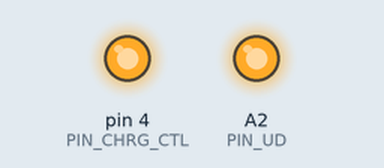
Bench run of a sketch on a simulated Arduino Uno, built with avr-gcc and run on an emulated ATmega328P. Shown: output pins drawn as LEDs (lit = HIGH). Pins used as bus, display or sensor lines are not drawn; what the sketch prints to the serial monitor is not drawn.

Above: at 0.1 s.
Timing chart, 0 to 1.6 s (numbered marks = the images above):
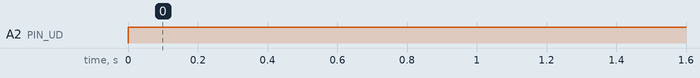

The sketch:

Digipot_Test.ino
```cpp
#include "Charge_Controller.h"

// Pin Set
const int PIN_VBAT_READ      = A0;
const int PIN_NTC            = A1;
const int PIN_UD             = A2;
const int PIN_CS             = A3;

const int PIN_SDA            = 2;
const int PIN_SCL            = 3;

const int PIN_CHRG_CTL       = 4;
const int PIN_HEAT_CTL       = 5;
const int PIN_DISCHARGE_CTL  = 6;
const int PIN_INT            = 7;
const int PIN_CLR            = 8;
const int PIN_POL            = 9;
const int PIN_SA0            = 10;
const int PIN_SA1            = 16;
const int PIN_SA2            = 14;
const int PIN_SA3            = 15;


int charge_current = 330;           // mA
double current_non_vol;             // this is the non volitile int form of curren
int charge_term_current = 50;       // mA
int EC_flag = 0;                    // end of charge flag (set high at end of charge)


Charge_Controller CC;

int counter = 31;
int direct = 1;

void setup() {
  // put your setup code here, to run once:
  CC.setup(PIN_CS, PIN_UD, PIN_CHRG_CTL, &charge_current, &current_non_vol, &charge_term_current, &EC_flag);
  Serial.begin(115200);


}

void loop() {
  if (counter < 60) {
    if (counter > 2)
      counter = counter + direct;
  } else {
    if (counter == 60)
      direct = -1;
    else
      direct = 1;
  }
  if (direct == 1) {
    CC.up();
    Serial.println("UP");
  } else {
    CC.down();
    Serial.println("Down");
  }

  delay(2000);
}
```

Charge_Controller.cpp
```cpp
#include "Charge_Controller.h"
#include "Arduino.h"

// Pin Values

// Constructor for constant current driver
Charge_Controller::Charge_Controller(){

}

void Charge_Controller::setup(int CS, int UD, int CHRG_CTL,int *I_chrg, double *current, int *I_cut, int *stat) {
  // Store pin value
  PIN_CS = CS;
  PIN_UD = UD;
  PIN_CHRG_CTL = CHRG_CTL;
  charge_current = I_chrg;
  measured_current = current;
  cutoff_current = I_cut;
  charge_status = stat;

  // Configure pins for output and set default values

  // CS setup
  pinMode(PIN_CS, OUTPUT);
  digitalWrite(PIN_CS, HIGH);
  // UD setup
  pinMode(PIN_UD, OUTPUT);
  digitalWrite(PIN_UD, HIGH);
  // MOSFET
  pinMode(PIN_CHRG_CTL, OUTPUT);
  digitalWrite(PIN_CHRG_CTL, HIGH);

  // load the default value at startup
  step_val = STEP_LOADVAL;
}

void Charge_Controller::setCurrent(int c){
  // Equations from datasheet:
  //  Ibat = (Vprog/Rprog)*1000
  //  Rprog = 1000 * Vprog/Ibat

  // Calculate the Rprog resistor value
  int res_set = (1000.0 / c) * 1000;
  // Map the calculated resistor value to nearest step of the digipot
  int stp = map(res_set, 0, POT_RESISTANCE, MIN_STEPVAL, MAX_STEPVAL);
  // Set the wiper
  wiperSet(stp);
}

void Charge_Controller::compute(){
  // If the measured current
  if (*charge_status == 1) {

    // Recalculate charge current parameters
    setCurrent(*charge_current);

    // Check if cutoff current has been reached
    if (*cutoff_current > *measured_current)
      disable();

  }
}

void Charge_Controller::enable(){
  // set status to charging
  *charge_status = 1;

  // Turn ON power to charge IC (logic is inverted (P-FET))
  digitalWrite(PIN_CHRG_CTL, LOW);
}

void Charge_Controller::disable(){
  // set status not charging
  *charge_status = 0;

  // Turn OFF power to charge IC (logic is inverted (P-FET))
  digitalWrite(PIN_CHRG_CTL, HIGH);
}

//
// Private methods used for up/down control of digipot
//

// Achives a target wiper position upsing the up/down comunications protocol
void Charge_Controller::wiperSet(int stp){
  // loop calling up or down until the desired wiper position is reached
  while (stp != step_val)
  {
    if (step_val < stp)
      up();
    else
      down();
  }
}

//
// Timing used for up control (2 us added to all timings)
//

// U/D Timings
#define tLUC 4      // U/D to CS Hold Time (us)
#define tLCUF 3     // CS to U/D Low Setup Time (us)
#define tLO 3       // U/D Low Time (us)
// CS Timings
#define tCSHI 3     // CS High Time (us)

//
// UP Control of Digipot
//
void Charge_Controller::up(){
  // Set U/D high
  digitalWrite(PIN_UD, HIGH);
  // U/D to CS Hold Time
  delayMicroseconds(tLUC);
  // Set CS low
  digitalWrite(PIN_CS, LOW);
  // CS to U/D Low Setup Time (us)
  delayMicroseconds(tLCUF);
  // Write U/D LOW
  digitalWrite(PIN_UD, LOW);
  // U/D Low Time
  delayMicroseconds(tLO);
  // Write U/D HIGH
  digitalWrite(PIN_UD, HIGH);
  // U/D to CS Hold Time
  delayMicroseconds(tLUC);
  // Set CS High
  digitalWrite(PIN_CS, HIGH);
  // CS High Time
  delayMicroseconds(tCSHI);
  // Increment the step count but don't go above the max step value
  if (step_val < MAX_STEPVAL)
    step_val = step_val + 1;
}

//
// Timing used for down control (2 us added to all timings)
//

#define tLCUR 5     // CS to U/D High Setup Time (us)
#define tHI 3       // U/D High Time (us)

//
// Down Control of Digipot
//
void Charge_Controller::down(){
  // Set U/D LOW
  digitalWrite(PIN_UD, LOW);
  // U/D to CS Hold Time
  delayMicroseconds(tLUC);
  // Set CS low
  digitalWrite(PIN_CS, LOW);
  // CS to U/D Low Setup Time
  delayMicroseconds(tLCUR);
  // Write U/D HIGH
  digitalWrite(PIN_UD, HIGH);
  // U/D to CS Hold Time
  delayMicroseconds(tLUC);
  // Write CS HIGH
  digitalWrite(PIN_CS, HIGH);
  // U/D to CS Hold Time
  delayMicroseconds(tCSHI);
  // Decrement the step count but don't go below zero
  if (step_val > MIN_STEPVAL)
    step_val = step_val - 1;
}
```

Charge_Controller.h
```cpp
#ifndef Charge_Controller_h
#define Charge_Controller_h
#include <Arduino.h>


/*
 * Charge Controller is designed for management of lithium ion battery controllers
 *  using a digipot it has the ability to set the charge current
 *  charge termination current is done through software if desired value is above the preset value on the IC
 *
 */

/* charge termination must be done in software
 *    needs a preset value or percentage
 *
 * chage current set with feadback to adjust to desired value
 *    this can either use a table or trial and error
 *    needs a minimum and max value field
 *    make note of I set resistor used
 *      int const min_I_set
 *      int const max_T_set
 *
 * simulate lower charge terminaton voltages by redusing I Set ???
 *
 *
 */

class Charge_Controller {

  public:
    // Constructor - takes pointer inputs for control variales, so they are updated automatically
    Charge_Controller();

    // Methods
    void setup(int CS, int UD, int CHRG_CTL,int *I_chrg, double *current, int *I_cut, int *stat);
    void setCurrent(int c);     // input is in mA
    void enable();
    void disable();
    void compute();

  //private:
    // Methods
    void down();
    void up();
    void wiperSet(int stp);

    // Pins
    int PIN_CS;
    int PIN_UD;
    int PIN_CHRG_CTL;

    // Fields
    int step_val;
    double *measured_current;
    int *charge_current;
    int *cutoff_current;
    int *charge_status; // goes low when charging is complete

    const int I_MAX = 800;
    const int I_MIN = 10;
    const int POT_RESISTANCE = 10000;
    const int STEP_LOADVAL = 31;
    const int MIN_STEPVAL = 0;
    const int MAX_STEPVAL = 63;
    const int STEP_CONST = 62;

}; //class Charge_Controller

#endif
```

Measured:
- by itself, A2 (PIN_UD): LOW → HIGH at 0.00 s
